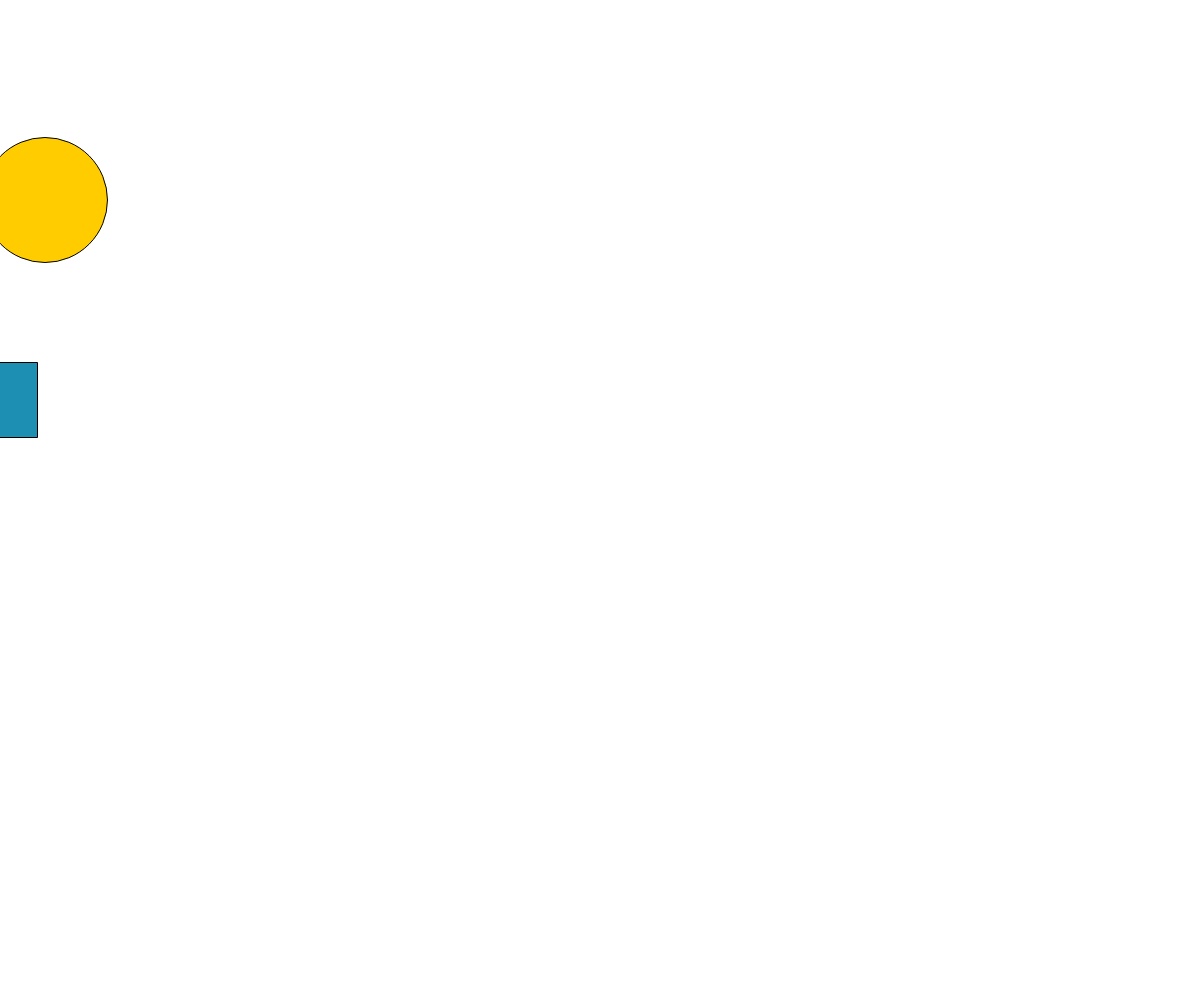
Frame 1 (no input)
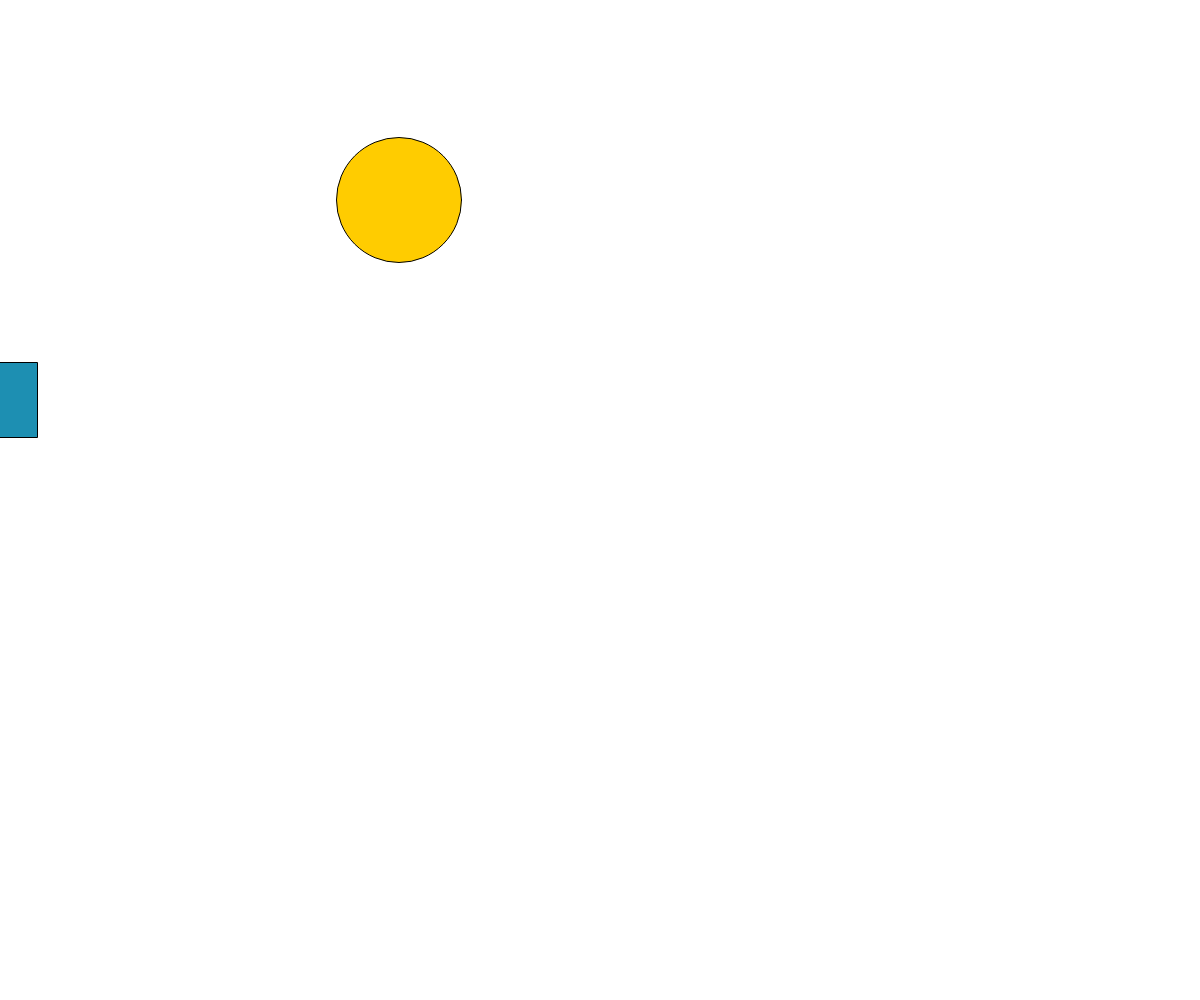
Frame 60 (no input)
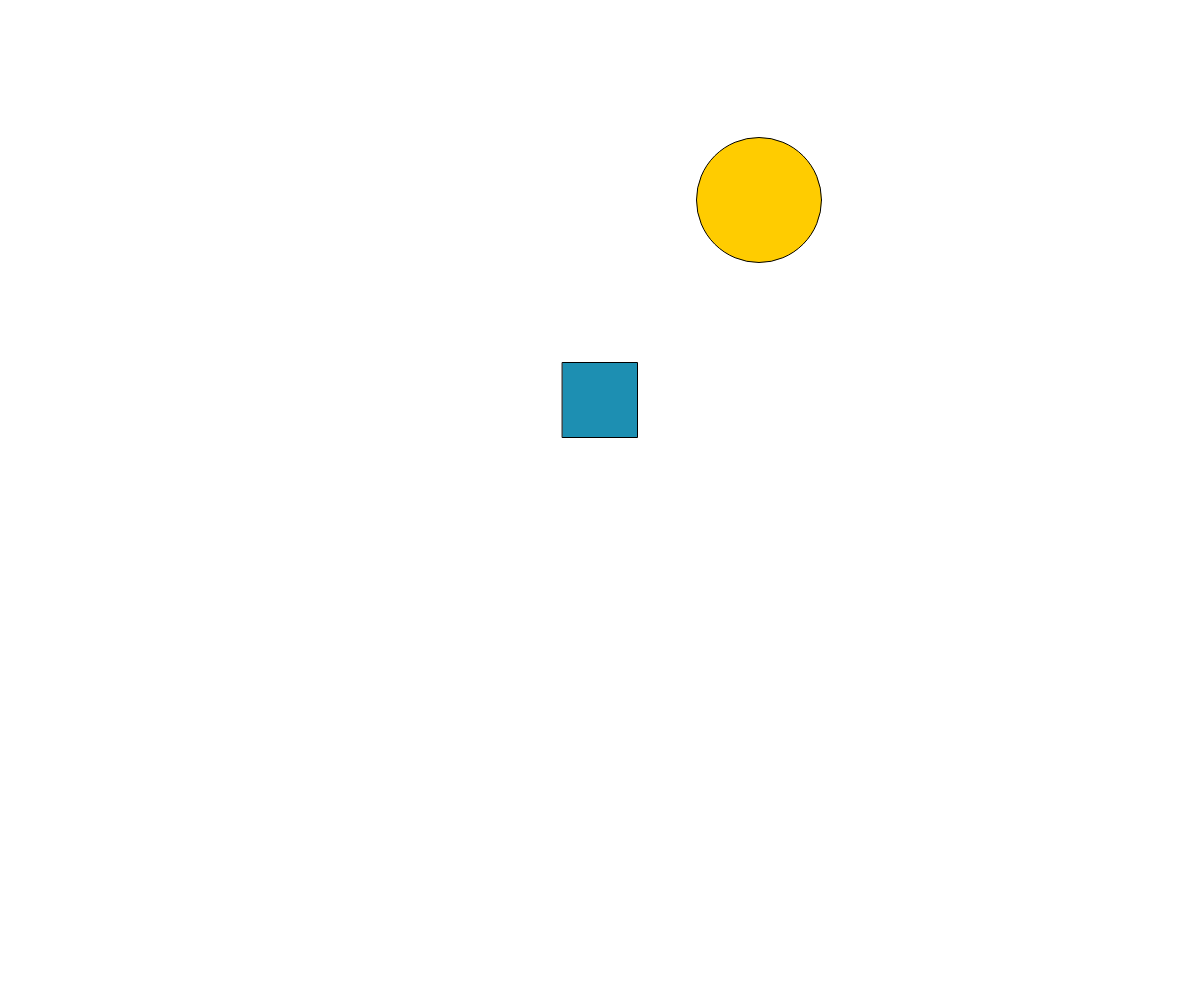
Frame 120 (the mouse pressed at the canvas centre since frame 60)

The p5.js sketch that drew these frames (run headless with seeded random() and noise() and a simulated clock; from frame 60 on, the mouse is pressed at the canvas centre):

// p5.js sketch
// ── sketch.js
// Project Title
// Your Name
// Date
//
// Extra for Experts:
// - describe what you did to take this project "above and beyond"
let x = 45;
let xSpeed = 6;

function setup() {
  createCanvas(windowWidth, windowHeight);
  rectMode(CENTER);
  
}

function draw() {
  background(255);
  fill(255,204,0);
  ellipse(x,200, 125);
  fill(29,143,178);
  rect(mouseX, 400, 75,75);

  x += xSpeed;
  if (x > windowWidth) x = -30;
}
function windowResized() {
  resizeCanvas(windowWidth, windowHeight);
}
